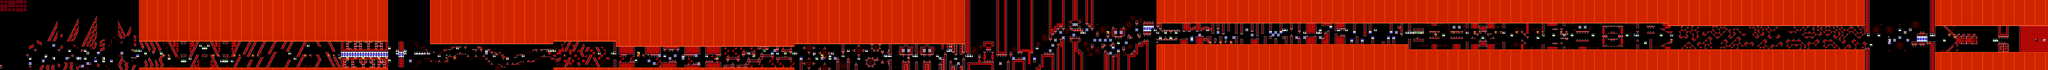

A 2D game scene composited from a Tiled map and its tileset images. What follows is a short description and the map's XML, with each tile layer's data collapsed to a summary:
An orthogonal 781x27 tile map with 16x16 px tiles, 2 tile layers (SP, ...), 3 tilesets, 2 image layers.

<map version="1.10" tiledversion="1.11.2" orientation="orthogonal" renderorder="right-down" width="781" height="27" tilewidth="16" tileheight="16" infinite="0" nextlayerid="5" nextobjectid="1">
 <editorsettings>
  <chunksize width="16" height="27" />
  <export target="../LEVELS/LEVEL DATA/cataclysm.csv" format="csv" />
 </editorsettings>
 <tileset firstgid="1" name="famidash" tilewidth="16" tileheight="16" tilecount="256" columns="16">
  <image source="../../../GRAPHICS/famidash Red.bmp" width="256" height="256" />
 </tileset>
 <tileset firstgid="257" name="sprites" tilewidth="16" tileheight="16" tilecount="256" columns="16">
  <image source="../../../GRAPHICS/sprites.png" width="256" height="256" />
 </tileset>
 <tileset firstgid="513" name="sprites" tilewidth="16" tileheight="16" tilecount="256" columns="16">
  <image source="../../../GRAPHICS/sprites.png" width="256" height="256" />
 </tileset>
 <imagelayer id="3" name="Image Layer 1" parallaxx="0.9" parallaxy="0.9" repeatx="1" repeaty="1">
  <image source="../../../GRAPHICS/Old/parallax Red.bmp" width="144" height="72" />
 </imagelayer>
 <imagelayer id="4" name="Image Layer 2" offsetx="0" offsety="432" repeatx="1">
  <image source="../../../GRAPHICS/ground Red.bmp" width="64" height="128" />
 </imagelayer>
 <layer id="1" width="781" height="27">
  <data>[21087 cells, 21087 non-empty, 114 distinct tile ids]</data>
 </layer>
 <layer id="2" name="SP" width="781" height="27">
  <data>[21087 cells, 356 non-empty, 51 distinct tile ids]</data>
 </layer>
</map>
